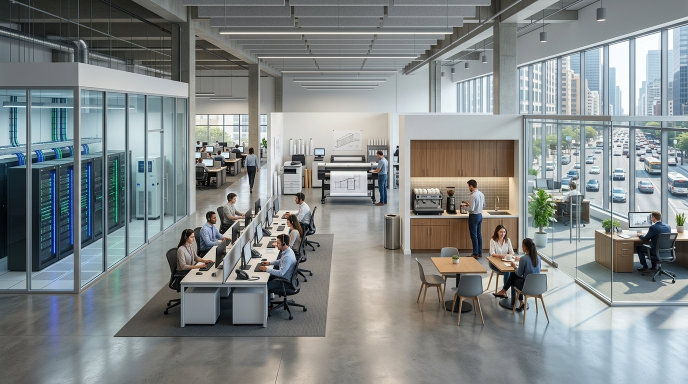
#> input picture assets/machines/sector_e_servicios_overview.jpg, 1376 x 768 px, found by its file name (shown at 1/2 size)
$ python build_all_system_animations.py
#> lines starting #> are read from the running program, lines starting #| are printed output that depends on the picture
import os, math, random
import cv2
import numpy as np
from PIL import Image

def safe_warp_patch(f, base, x1, y1, x2, y2, M):
    h_img, w_img, _ = base.shape
    x1 = max(0, min(x1, w_img - 1))
    x2 = max(0, min(x2, w_img))
    y1 = max(0, min(y1, h_img - 1))
    y2 = max(0, min(y2, h_img))
    w = x2 - x1
    h = y2 - y1
    if w <= 0 or h <= 0:
        return
    crop = base[y1:y2, x1:x2].copy()
    warped = cv2.warpAffine(crop, M, (w, h), borderMode=cv2.BORDER_REFLECT)
    f[y1:y2, x1:x2] = warped

# =========================================================================
# OVERVIEW SECTOR A: CONSTRUCCION (1376x768)
# =========================================================================
def build_overview_sector_a():
    path = 'assets/machines/sector_a_construccion_overview.jpg'
    base = cv2.imread(path)
    if base is None:
        print("Missing:", path)
        return
    h, w, _ = base.shape
    print(f"Generating animated overview Sector A from {w}x{h}...")

    N_FRAMES = 20
    frames = []
    random.seed(42)

    for i in range(N_FRAMES):
        f = base.copy()
        t = i / N_FRAMES
        angle = t * 2 * math.pi

        # 1. Cortadora de disco (worker at x: 80..240, y: 550..760)
        saw_vx = 1.2 * math.sin(angle * 8)
        saw_vy = 1.0 * math.cos(angle * 8)
        M_saw = np.float32([[1, 0, saw_vx], [0, 1, saw_vy]])
        safe_warp_patch(f, base, 80, 550, 240, 760, M_saw)
        # Cutting sparks & slurry at saw blade
        cx, cy = 175, 720
        for _ in range(15):
            sp_x = int(cx - random.uniform(5, 55))
            sp_y = int(cy + random.uniform(-15, 15))
            if 0 <= sp_x < w and 0 <= sp_y < h:
                cv2.circle(f, (sp_x, sp_y), random.randint(1, 2), (255, 200, random.randint(50, 150)), -1)
                cv2.circle(f, (sp_x + 5, sp_y), random.randint(2, 4), (220, 230, 230), -1)

        # 2. Mezcladora trompo (x: 310..410, y: 250..390)
        M_drum = cv2.getRotationMatrix2D((50, 70), t * 360 * 0.1, 1.0)
        safe_warp_patch(f, base, 310, 250, 410, 390, M_drum)

        # 3. Retroexcavadora (x: 470..660, y: 30..200)
        exc_dy = 2.0 * math.sin(angle * 2)
        M_exc = np.float32([[1, 0, 0], [0, 1, exc_dy]])
        safe_warp_patch(f, base, 470, 30, 660, 200, M_exc)
        cv2.circle(f, (600, int(80 + exc_dy)), random.randint(3, 7), (180, 180, 180), -1)

        # 4. Vibrocompactador (x: 860..970, y: 160..330)
        vib_y = 1.5 * math.sin(angle * 6)
        M_vib = np.float32([[1, 0, 0], [0, 1, vib_y]])
        safe_warp_patch(f, base, 860, 160, 970, 330, M_vib)

        # 5. Martillo neumático (x: 840..970, y: 550..760)
        jack_stroke = 7.0 * (1.0 - math.cos(angle * 4)) * 0.5
        M_jack = np.float32([[1, 0, 0], [0, 1, jack_stroke]])
        safe_warp_patch(f, base, 840, 550, 970, 760, M_jack)
        # Concrete dust puff
        for _ in range(12):
            dx = random.randint(-20, 25)
            dy = random.randint(-15, 10)
            if 0 <= 880 + dx < w and 0 <= 740 + dy < h:
                cv2.circle(f, (880 + dx, 740 + dy), random.randint(2, 6), (220, 220, 220), -1)

        rgb = cv2.cvtColor(f, cv2.COLOR_BGR2RGB)
        frames.append(Image.fromarray(rgb))

    out_p = 'assets/machines/sector_a_construccion_animated.webp'
    frames[0].save(out_p, save_all=True, append_images=frames[1:], duration=50, loop=0, quality=90, method=4)
    print(f"Generated {out_p} ({len(frames)} frames)")

# =========================================================================
# OVERVIEW SECTOR E: SERVICIOS (1376x768)
# =========================================================================
def build_overview_sector_e():
    path = 'assets/machines/sector_e_servicios_overview.jpg'
    base = cv2.imread(path)
#> base is the input picture: shape (768, 1376, 3); mean B, G, R 137, 136.8, 131.1
    if base is None:
        print("Missing:", path)
        return
    h, w, _ = base.shape
#> h = 768; w = 1376
    print(f"Generating animated overview Sector E from {w}x{h}...")
#> (printed output is left out)

    N_FRAMES = 24
    frames = []

    for i in range(N_FRAMES):
        f = base.copy()
        t = i / N_FRAMES
        angle = t * 2 * math.pi

        # 1. Call Center Operators (x: 230..470, y: 520..760)
        # Operator 1:
        op1_nod = 2.2 * math.cos(angle * 2.5)
        M_op1 = np.float32([[1, 0, 0], [0, 1, op1_nod]])
        safe_warp_patch(f, base, 240, 580, 310, 740, M_op1)
        cv2.circle(f, (280, int(625 + op1_nod)), 2, (0, 255, 100), -1)

        # Operator 2:
        op2_nod = 2.0 * math.sin(angle * 3.0)
        M_op2 = np.float32([[1, 0, 0], [0, 1, op2_nod]])
        safe_warp_patch(f, base, 370, 600, 445, 760, M_op2)
        cv2.circle(f, (415, int(635 + op2_nod)), 2, (0, 255, 100), -1)

        # 2. Data Center Server LEDs (x: 0..270, y: 220..730)
        for r_y in range(300, 650, 40):
            led_blink = 0.5 + 0.5 * math.sin(angle * 10 + r_y)
            cv2.circle(f, (60, r_y), 2, (int(255 * led_blink), int(100 * led_blink), 0), -1)
            cv2.circle(f, (100, r_y), 2, (0, int(255 * led_blink), int(100 * led_blink)), -1)

        # 3. Plotter de planos (x: 440..570, y: 390..530)
        carriage_x = int(470 + 40 * math.sin(angle * 2))
        cv2.line(f, (carriage_x, 440), (carriage_x + 6, 440), (0, 120, 255), 3)

        # 4. Cafeteria espresso steam (x: 580..800, y: 450..760)
        steam_y = int(510 - 20 * t)
        cv2.circle(f, (635, steam_y), int(3 + 8 * t), (230, 235, 240), -1)

        # 5. Street traffic through window (x: 800..1370, y: 150..550)
        for car_idx in range(5):
            car_x = int(850 + ((t * 400 + car_idx * 110) % 500))
            car_y = 420 + car_idx * 12
            cv2.line(f, (car_x, car_y), (car_x + 25, car_y), (random.randint(180, 255), random.randint(50, 180), random.randint(50, 180)), 4)

        rgb = cv2.cvtColor(f, cv2.COLOR_BGR2RGB)
        frames.append(Image.fromarray(rgb))
#> this loop made 24 passes
#> pass 1, in safe_warp_patch, `warped = cv2.warpAffine(crop, M, (w, h), borderMode=cv2.BORDER_REFLECT)`:
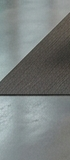
#> warped: shape (160, 70, 3); mean B, G, R 125.7, 127, 121.3
#> pass 1, in safe_warp_patch (call 2), `crop = base[y1:y2, x1:x2].copy()`:
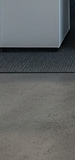
#> crop: shape (160, 75, 3); mean B, G, R 101.8, 101.6, 98.8
#> after the loop, frames = 24 items

    out_p = 'assets/machines/sector_e_servicios_animated.webp'
    frames[0].save(out_p, save_all=True, append_images=frames[1:], duration=60, loop=0, quality=90, method=4)
    print(f"Generated {out_p} ({len(frames)} frames)")
#| Generated assets/machines/sector_e_servicios_animated.webp (24 frames)

# =========================================================================
# OVERVIEW SECTOR B: MANUFACTURA (1376x768)
# =========================================================================
def build_overview_sector_b():
    path = 'assets/machines/sector_b_manufactura_overview.jpg'
    base = cv2.imread(path)
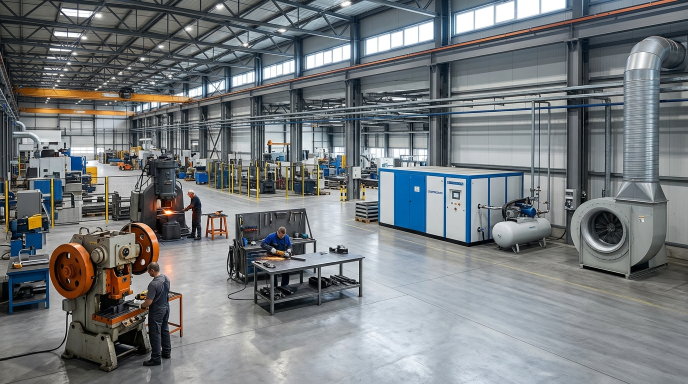
#> input picture assets/machines/sector_b_manufactura_overview.jpg, 1376 x 768 px, found by its file name (shown at 1/2 size)
#> base is the input picture: shape (768, 1376, 3); mean B, G, R 125.3, 122.7, 118.1
    if base is None:
        print("Missing:", path)
        return
    h, w, _ = base.shape
#> h = 768; w = 1376
    print(f"Generating animated overview Sector B from {w}x{h}...")
#> (printed output is left out)

    N_FRAMES = 20
    frames = []
    random.seed(55)

    for i in range(N_FRAMES):
        f = base.copy()
        t = i / N_FRAMES
        angle = t * 2 * math.pi

        # 1. Prensa excentrica (x: 70..250, y: 500..760)
        press_stroke = 8.0 * (1.0 - math.cos(angle * 3)) * 0.5
        M_press = np.float32([[1, 0, 0], [0, 1, press_stroke]])
        safe_warp_patch(f, base, 70, 500, 250, 760, M_press)

        # 2. Martinete de forja (x: 190..300, y: 390..630)
        forg_stroke = 10.0 * (1.0 - math.cos(angle * 4)) * 0.5
        M_forg = np.float32([[1, 0, 0], [0, 1, forg_stroke]])
        safe_warp_patch(f, base, 190, 390, 300, 630, M_forg)
        # Red hot steel glow & forge sparks
        cv2.circle(f, (245, 540), 10, (0, 120, 255), -1)
        for _ in range(8):
            cv2.circle(f, (245 + random.randint(-25, 25), 540 + random.randint(-20, 10)), 2, (0, 200, 255), -1)

        # 3. Pulidora en banco (x: 330..520, y: 540..760)
        gx, gy = 415, 660
        for _ in range(30):
            sp_len = random.uniform(10, 100)
            sp_ang = random.uniform(-0.5, 0.4)
            sx = int(gx + sp_len * math.cos(sp_ang))
            sy = int(gy + sp_len * math.sin(sp_ang) + 0.001 * (sp_len**2))
            if 0 <= sx < w and 0 <= sy < h:
                cv2.circle(f, (sx, sy), random.randint(1, 2), (0, 180, 255), -1)

        # 4. Ventilador centrifugo (x: 830..980, y: 520..740)
        M_fan = cv2.getRotationMatrix2D((40, 60), t * 360 * 2, 1.0)
        safe_warp_patch(f, base, 860, 540, 940, 660, M_fan)

        rgb = cv2.cvtColor(f, cv2.COLOR_BGR2RGB)
        frames.append(Image.fromarray(rgb))
#> this loop made 20 passes
#> pass 1, in safe_warp_patch (call 50), `crop = base[y1:y2, x1:x2].copy()`:
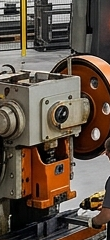
#> crop: shape (240, 110, 3); mean B, G, R 70.9, 83.4, 98.4
#> pass 1, in safe_warp_patch (call 51), `crop = base[y1:y2, x1:x2].copy()`:
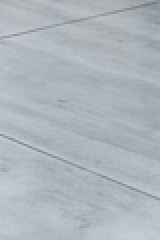
#> crop: shape (120, 80, 3) (shown 2 times larger); mean B, G, R 189.5, 182, 173.4

    out_p = 'assets/machines/sector_b_manufactura_animated.webp'
    frames[0].save(out_p, save_all=True, append_images=frames[1:], duration=50, loop=0, quality=90, method=4)
    print(f"Generated {out_p} ({len(frames)} frames)")
#| Generated assets/machines/sector_b_manufactura_animated.webp (20 frames)

# =========================================================================
# OVERVIEW SECTOR C: COMERCIO Y OCIO (1376x768)
# =========================================================================
def build_overview_sector_c():
    path = 'assets/machines/sector_c_comercio_overview.jpg'
    base = cv2.imread(path)
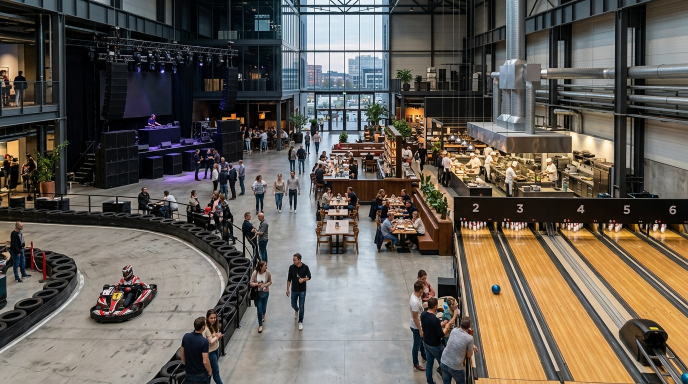
#> input picture assets/machines/sector_c_comercio_overview.jpg, 1376 x 768 px, found by its file name (shown at 1/2 size)
#> base is the input picture: shape (768, 1376, 3); mean B, G, R 85.7, 94, 101
    if base is None:
        print("Missing:", path)
        return
    h, w, _ = base.shape
    print(f"Generating animated overview Sector C from {w}x{h}...")
#> (printed output is left out)

    N_FRAMES = 20
    frames = []
    random.seed(77)

    for i in range(N_FRAMES):
        f = base.copy()
        t = i / N_FRAMES
        angle = t * 2 * math.pi

        # 1. Karting pista (x: 130..230, y: 650..760)
        kart_dx = 3.0 * math.sin(angle * 4)
        M_kart = np.float32([[1, 0, kart_dx], [0, 1, 0]])
        safe_warp_patch(f, base, 130, 650, 230, 760, M_kart)

        # 2. Subwoofers discoteca (x: 140..350, y: 120..480)
        pump = 1.0 + 0.05 * math.sin(angle * 6)
        cv2.circle(f, (180, 360), int(16 * pump), (50, 50, 50), 2)
        cv2.circle(f, (230, 360), int(16 * pump), (50, 50, 50), 2)

        # 3. Bowling pistas (x: 660..980, y: 520..760)
        ball_y = int(580 + (t * 160))
        cv2.circle(f, (720, ball_y), 7, (200, 50, 30), -1)

        rgb = cv2.cvtColor(f, cv2.COLOR_BGR2RGB)
        frames.append(Image.fromarray(rgb))
#> this loop made 20 passes
#> pass 2, in safe_warp_patch (call 110), `warped = cv2.warpAffine(crop, M, (w, h), borderMode=cv2.BORDER_REFLECT)`:
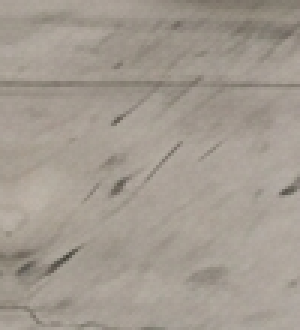
#> warped: shape (110, 100, 3) (shown 3 times larger); mean B, G, R 144.3, 154.4, 162.8

    out_p = 'assets/machines/sector_c_comercio_animated.webp'
    frames[0].save(out_p, save_all=True, append_images=frames[1:], duration=50, loop=0, quality=90, method=4)
    print(f"Generated {out_p} ({len(frames)} frames)")
#| Generated assets/machines/sector_c_comercio_animated.webp (20 frames)

# =========================================================================
# OVERVIEW SECTOR D: MINERIA (1376x768)
# =========================================================================
def build_overview_sector_d():
    path = 'assets/machines/sector_d_mineria_overview.jpg'
    base = cv2.imread(path)
    if base is None:
        print("Missing:", path)
        return
    h, w, _ = base.shape
    print(f"Generating animated overview Sector D from {w}x{h}...")

    N_FRAMES = 20
    frames = []
    random.seed(99)

    for i in range(N_FRAMES):
        f = base.copy()
        t = i / N_FRAMES
        angle = t * 2 * math.pi

        # 1. Voladura de banco (x: 80..280, y: 150..350)
        for _ in range(20):
            bx = random.randint(140, 260)
            by = random.randint(180, 300)
            cv2.circle(f, (bx, by), random.randint(6, 18), (190, 185, 175), -1)

        # 2. Jumbo de perforacion (x: 260..450, y: 460..640)
        drill_vib = 2.0 * math.sin(angle * 8)
        M_drill = np.float32([[1, 0, drill_vib], [0, 1, 0]])
        safe_warp_patch(f, base, 260, 460, 450, 640, M_drill)

        # 3. Trituradora de mandibulas (x: 490..670, y: 210..390)
        crush_y = 3.0 * math.sin(angle * 4)
        M_crush = np.float32([[1, 0, 0], [0, 1, crush_y]])
        safe_warp_patch(f, base, 490, 210, 670, 390, M_crush)

        # 4. Criba / Zaranda vibratoria (x: 670..860, y: 370..530)
        screen_vib = 2.5 * math.sin(angle * 8)
        M_scr = np.float32([[1, 0, screen_vib], [0, 1, screen_vib]])
        safe_warp_patch(f, base, 670, 370, 860, 530, M_scr)

        # 5. Dumper minero 300T (x: 650..850, y: 600..760)
        dump_vib = 1.2 * math.sin(angle * 5)
        M_dump = np.float32([[1, 0, 0], [0, 1, dump_vib]])
        safe_warp_patch(f, base, 650, 600, 850, 760, M_dump)

        rgb = cv2.cvtColor(f, cv2.COLOR_BGR2RGB)
        frames.append(Image.fromarray(rgb))

    out_p = 'assets/machines/sector_d_mineria_animated.webp'
    frames[0].save(out_p, save_all=True, append_images=frames[1:], duration=50, loop=0, quality=90, method=4)
    print(f"Generated {out_p} ({len(frames)} frames)")

if __name__ == '__main__':
    build_overview_sector_a()
    build_overview_sector_e()
    build_overview_sector_b()
    build_overview_sector_c()
    build_overview_sector_d()
    print("ALL 5 SECTOR OVERVIEW ANIMATED WEBPS READY!")
